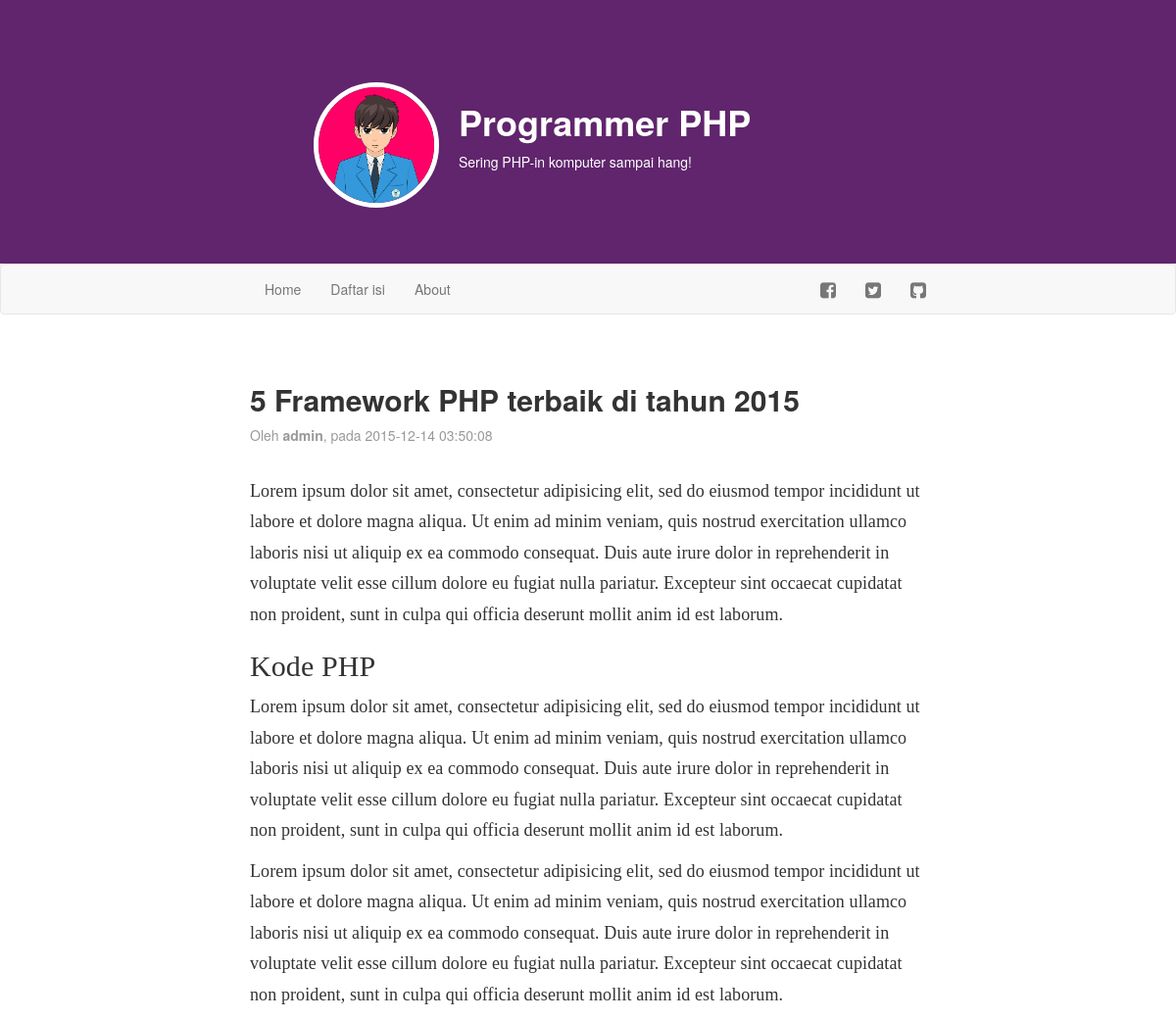
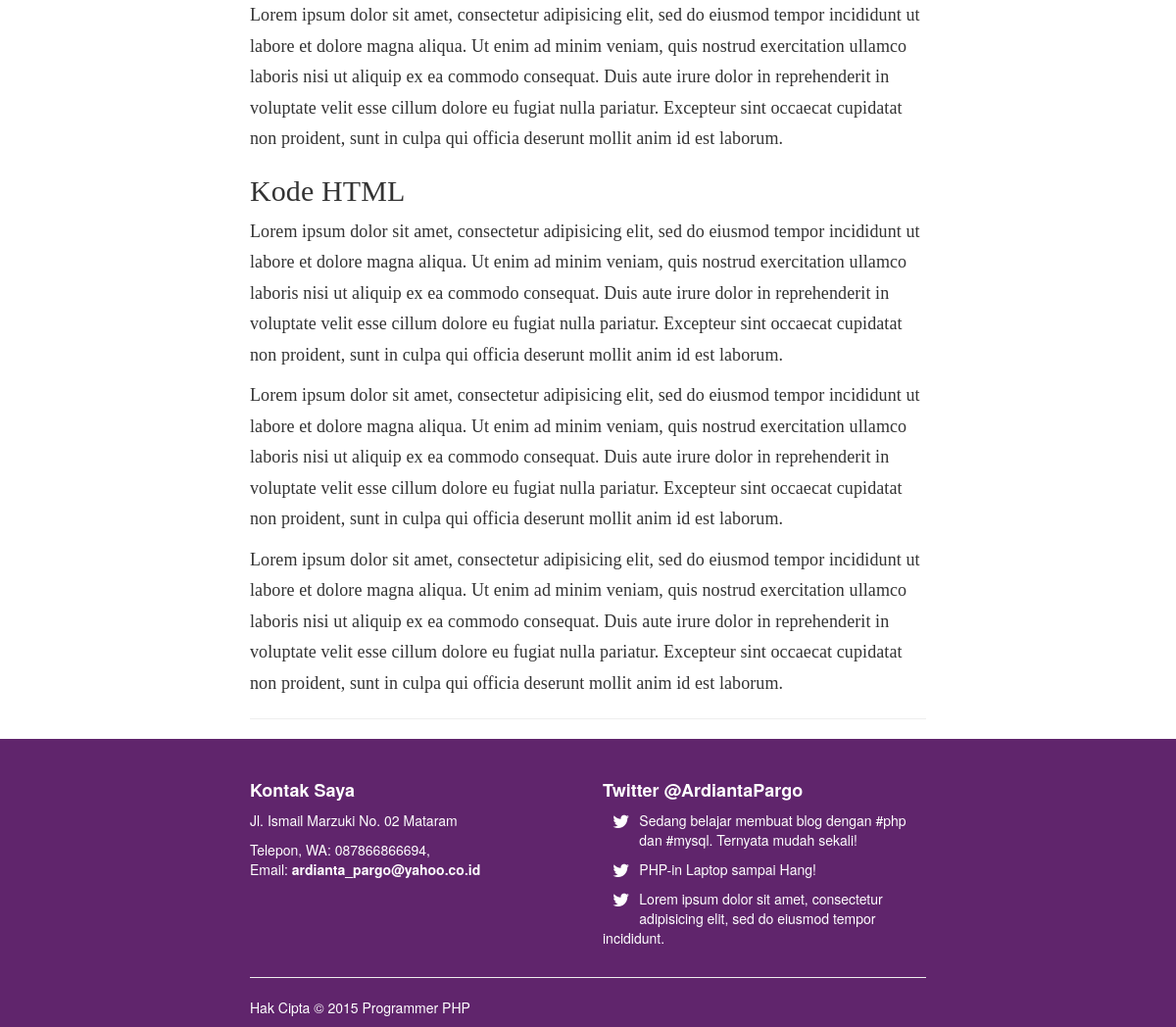
The app's page /artikel.php?id=5 with its own data (2 pictures, top to bottom).
### tables this page shows
CREATE TABLE IF NOT EXISTS `artikel` (
  `id` int(11) NOT NULL,
  `judul` varchar(255) NOT NULL,
  `isi` text NOT NULL,
  `tanggal` timestamp NOT NULL DEFAULT CURRENT_TIMESTAMP,
  `penulis` varchar(128) NOT NULL
);

### artikel.php (the view, shortened to what this page needs)
<?php include("konektor.php"); ?>
<!DOCTYPE html>
<html>
    <head>
        <link rel="stylesheet" href="bootstrap/css/bootstrap.css" />
        <link rel="stylesheet" href="bootstrap/css/style.css" />
        <link rel="stylesheet" href="font-awesome/css/font-awesome.css" />
    </head>
    <body>
        <header>
            <?php include("header.php"); ?>
        </header>
        <nav class="navbar navbar-default"><?php include("menu.php"); ?></nav>
        <article>
            <div class="container wrap">
                <div class="row">
                    <div class="col-md-12">
                        <?php
                            if(isset($_GET['id']) && !empty($_GET['id'])){
                                $id = $_GET['id'];
                                $query = mysqli_query($koneksi, "SELECT * FROM artikel WHERE id='$id' ORDER BY tanggal DESC");
                                if(mysqli_num_rows($query) > 0 ){
                                    while($artikel = mysqli_fetch_array($query)){
                                        echo "<div class='artikel-kop'>";
                                        echo "<h2><b>".$artikel['judul']."</b></h2>";
                                        echo "<p class='artikel-tanggal'>Oleh <b>".$artikel['penulis']."</b>, pada ".$artikel['tanggal']."</p>";
                                        echo "</div>";
                                        echo "<div class='artikel-isi'>";
                                        echo $artikel['isi'];
                                        echo "</div><hr/>";
                                    }
                                } else {
                                    include("404.php");
                                }
                            } else {
                                include("404.php");
                            }
                        ?>
                    </div>
                </div>
            </div>
        </article>
        <footer>
            <?php include("footer.php"); ?>
        </footer>
    </body>
</html>

### records on screen
artikel: judul "5 Framework PHP terbaik di tahun 2015", penulis "admin", tanggal "2015-12-14 03:50:08", isi "Lorem ipsum dolor sit amet, consectetur adipisicing elit, sed do eiusmod tempor incididunt ut labore et dolore magna aliqua. Ut enim ad minim veniam, quis nostrud exercitation ullamco laboris nisi ut aliquip ex ea commodo consequat. Duis aute irure dolor in reprehenderit in voluptate velit esse cillum dolore eu fugiat nulla pariatur. Excepteur sint occaecat cupidatat non proident, sunt in culpa qui officia deserunt mollit anim id est laborum. Kode PHP Lorem ipsum dolor sit amet, consectetur adipisicing elit, sed do eiusmod tempor incididunt ut labore et dolore magna aliqua. Ut enim ad minim veniam, quis nostrud exercitation ullamco laboris nisi ut aliquip ex ea commodo consequat. Duis aute…"

### other values on screen
Date("Y") "2015"
